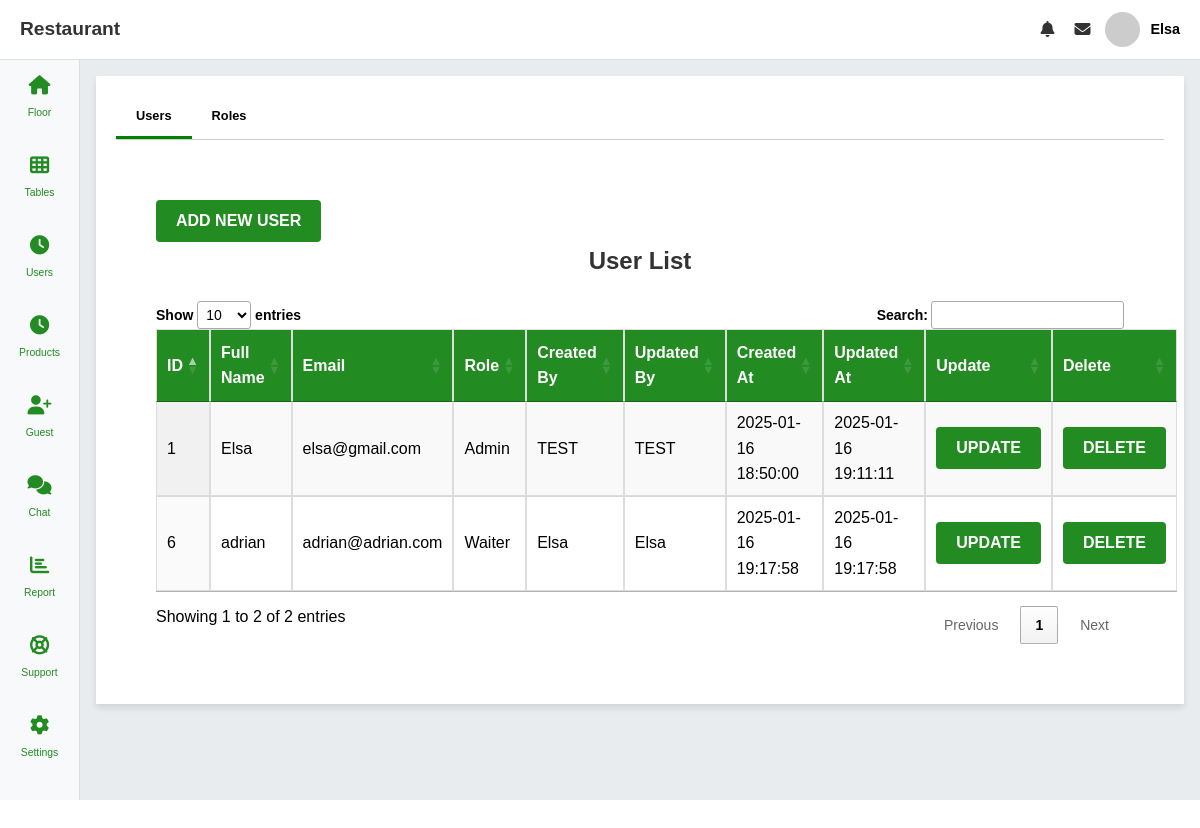
/users.php (signed in), run on the app's committed database.
### tables this page shows
CREATE TABLE `users` (
  `id` int(11) NOT NULL,
  `fullname` varchar(100) NOT NULL,
  `email` varchar(100) NOT NULL,
  `username` varchar(50) NOT NULL,
  `password` varchar(255) NOT NULL,
  `role_id` int(11) NOT NULL,
  `created_at` timestamp NOT NULL DEFAULT current_timestamp(),
  `updated_at` timestamp NOT NULL DEFAULT current_timestamp() ON UPDATE current_timestamp(),
  `created_by` varchar(100) DEFAULT NULL,
  `updated_by` varchar(100) DEFAULT NULL
);

CREATE TABLE `roles` (
  `id` int(11) NOT NULL,
  `role_name` varchar(32) NOT NULL,
  `created_at` timestamp NOT NULL DEFAULT current_timestamp(),
  `updated_at` timestamp NOT NULL DEFAULT current_timestamp() ON UPDATE current_timestamp(),
  `created_by` varchar(100) DEFAULT NULL,
  `updated_by` varchar(100) DEFAULT NULL
);

### classes/UserAuth.php (called while the page is built, shortened)
<?php
class UserAuth {
    public function getUsers() {
        $config = new Database();
        $conn = $config->getConnection();
        $sql = "SELECT u.id, u.fullname, r.role_name, u.email, u.created_at, u.updated_at, u.created_at, u.created_by, u.updated_by FROM users u inner join roles r on r.id = u.role_id;";
        $result = mysqli_query($conn, $sql);
        if (mysqli_num_rows($result) > 0) {
            while ($row = mysqli_fetch_assoc($result)) {
                $floors[] = $row;
            }
            return $floors;
        } else {
            return array();
        }
    }
}
?>

### users.php (the view, shortened to what this page needs)
<?php
require_once 'includes/header.php';
require_once 'classes/UserAUTH.php';
$users = new UserAUTH();
$getUsers = $users->getUsers();
?>
<div class="tables" style="width: 100%!important;">
    <div class="tables-head">
        <ul>
            <li class="tab active" data-tab="outdoor"><a href="users.php?ID=1">Users</a></li>
            <li class="tab" data-tab="terrace"><a href="users.php?ID=2">Roles</a></li>
        </ul>
    </div>
    <div class="tables-body">
        <div class="tab-content" id="outdoor">
            <div class="container">
            <button id="addUserButton" class="btn-submit">Add New User</button>
        <h2>User List</h2>
        <table id="usersTable" class="display" style="width:100%">
            <thead>
                <tr>
                    <th>ID</th>
                    <th>Full Name</th>
                    <th>Email</th>
                    <th>Role</th>
                    <th>Created By</th>
                    <th>Updated By</th>
                    <th>Created At</th>
                    <th>Updated At</th>
                    <th>Update</th>
                    <th>Delete</th>
                </tr>
            </thead>
            <tbody>
                <?php if (!empty($getUsers)) {
                    foreach ($getUsers as $user) { ?>
                        <tr>
                            <td><?php echo htmlspecialchars($user['id']); ?></td>
                            <td><?php echo htmlspecialchars($user['fullname']); ?></td>
                            <td><?php echo htmlspecialchars($user['email']); ?></td>
                            <td><?php echo htmlspecialchars($user['role_name']); ?></td>
                            <td><?php echo htmlspecialchars($user['created_by']); ?></td>
                            <td><?php echo htmlspecialchars($user['updated_by']); ?></td>
                            <td><?php echo htmlspecialchars($user['created_at']); ?></td>
                            <td><?php echo htmlspecialchars($user['updated_at']); ?></td>
                            <td><button class="btn-submit btn-update-user" data-id="<?php echo $user['id']; ?>">Update</button></td>
                            <td><button class="btn-submit btn-delete-user" data-id="<?php echo $user['id']; ?>">Delete</button></td>
                        </tr>
                    <?php }
                } else { ?>
                    <tr>
                        <td colspan="10">No data available</td>
                    </tr>
                <?php } ?>
            </tbody>
        </table>
            </div>
        </div>
    </div>
</div>
<?php
require_once 'includes/footer.php';
?>

### assets/css/style.css (style rules this page uses)
* { margin: 0; padding: 0; box-sizing: border-box; }
:root { --spacer: 2rem; --primary-color: #228b22; --secondary-color: #000; }
h1, h2, h3, h4, h5, h6 { font-weight: bold; }
h2 { font-size: 2rem; }
a { text-decoration: none; color: #000; }
body { font-family: "Poppins", sans-serif; line-height: 1.6; height: 100vh; overflow: hidden; }
.tables { width: 65%; min-width: 250px; background-color: #fff; padding: 20px; box-shadow: 0 4px 6px rgba(0, 0, 0, 0.1); }
.tables-head ul li { padding: 10px 20px; cursor: pointer; font-weight: bold; color: #555; }
.tables-head ul li.active { color: green; border-bottom: 3px solid green; }
.tables-body { padding-top: 10px; }
.tables-head ul { list-style: none; display: flex; margin: 0; padding: 0; border-bottom: 1px solid #ccc; }
.tables-head ul li { padding: 10px 20px; cursor: pointer; font-weight: bold; color: #555; transition: color 0.3s ease, border-bottom 0.3s ease; font-size: 0.8rem; }
.tab-content { padding: 20px; margin-top: 10px; }
.btn-submit { padding: 12px 20px; font-size: 16px; color: white; background-color: var(--primary-color); border: none; border-radius: 4px; cursor: pointer; text-transform: uppercase; font-weight: bold; }
.form-container h1, h2 { margin-bottom: 20px; font-size: 28px; color: #2c3e50; font-weight: bold; }
table { width: 100%; border-collapse: collapse; margin: 20px 0; font-size: 16px; text-align: left; }
table thead tr { background-color: var(--primary-color); color: #fff; text-align: center; font-weight: bold; }
table th, table td { padding: 12px 15px; border: 1px solid #ddd; }
table tbody tr:nth-child(even) { background-color: #f2f2f2; }
.container { padding: 20px; font-family: Arial, sans-serif; }
.container h2 { text-align: center; margin-bottom: 20px; font-size: 24px; color: #333; }

### data on the page
users: id "1", fullname "Elsa", email "elsa@gmail.com", role.role_name "Admin", created_by "TEST", updated_by "TEST", created_at "2025-01-16 18:50:00", updated_at "2025-01-16 19:11:11"
users: id "6", fullname "adrian", email "adrian@adrian.com", role.role_name "Waiter", created_by "Elsa", updated_by "Elsa", created_at "2025-01-16 19:17:58", updated_at "2025-01-16 19:17:58"

### other printed values
$_SESSION['username'] "Elsa"
